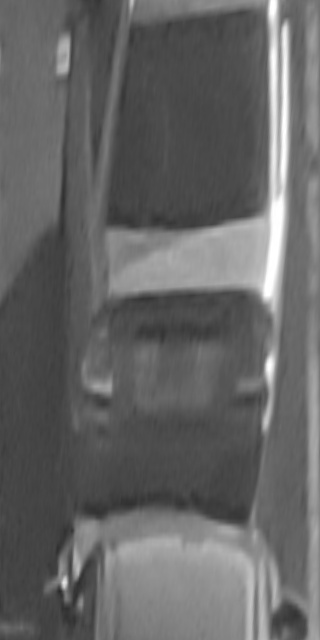
#> input picture Processed Images/24_17_38_56.jpg, 320 x 640 px
$ python edgedetect.py   (older library calls are emulated)
#> lines starting #> are read from the running program, lines starting #| are printed output that depends on the picture; after the words box and inside, x2 and y2 are one past the last pixel; in counts of white or black regions, pixels touching at a corner belong together
import cv2

# Read the original image
img = cv2.imread('./Processed Images/24_17_38_56.jpg')
#> img is the input picture: shape (640, 320, 3); min 41, max 255, mean 101
# Display original image
cv2.imshow('Original', img)
cv2.waitKey(0)

# Blur the image for better edge detection
img = cv2.GaussianBlur(img, (3, 3), 0)

# Sobel Edge Detection
sobelx = cv2.Sobel(src=img, ddepth=cv2.CV_64F, dx=1, dy=0, ksize=5)  # Sobel Edge Detection on the X axis
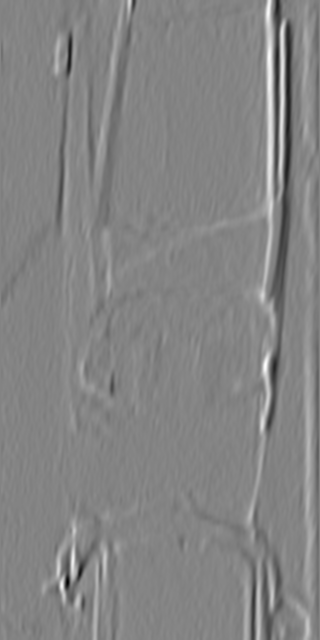
#> sobelx: shape (640, 320, 3) float64; min -4281, max 3996, mean 17.6; drawn with min black and max white
sobely = cv2.Sobel(src=img, ddepth=cv2.CV_64F, dx=0, dy=1, ksize=5)  # Sobel Edge Detection on the Y axis
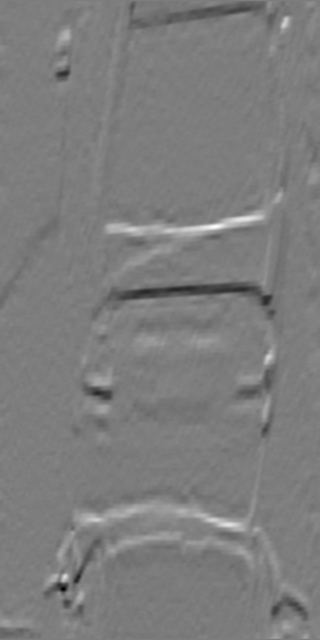
#> sobely: shape (640, 320, 3) float64; min -2348, max 2416, mean -1.5; drawn with min black and max white
sobelxy = cv2.Sobel(src=img, ddepth=cv2.CV_64F, dx=1, dy=1, ksize=5)  # Combined X and Y Sobel Edge Detection
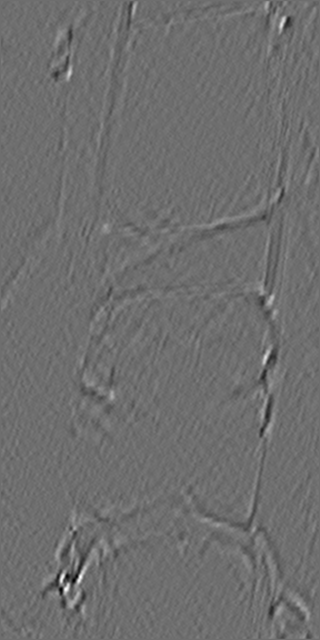
#> sobelxy: shape (640, 320, 3) float64; min -217, max 283, mean 0; drawn with min black and max white
# [9 lines of commented-out code are left out]
edges = cv2.Canny(image=img, threshold1=10, threshold2=150)  # Canny Edge Detection
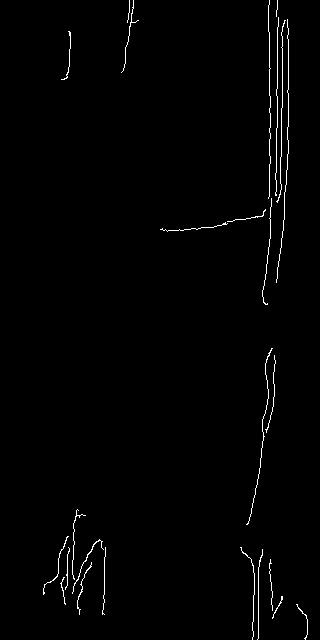
#> edges: shape (640, 320); 1.1% white in thin lines or dots, all inside (x1, y1, x2, y2) = (43, 0, 308, 640)
# Display Canny Edge Detection Image
cv2.imshow('Canny Edge Detection', edges)
cv2.waitKey(0)

cv2.destroyAllWindows()

$ run again, with Processed Images/0_17_38_56.jpg copied over Processed Images/24_17_38_56.jpg
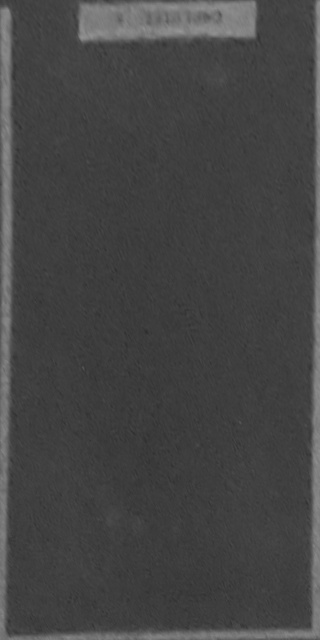
#> input picture Processed Images/0_17_38_56.jpg, 320 x 640 px
#> img is the input picture: shape (640, 320, 3); min 45, max 151, mean 68.7
#> `sobelxy = cv2.Sobel(src=img, ddepth=cv2.CV_64F, dx=1, dy=1, ksize=5)`:
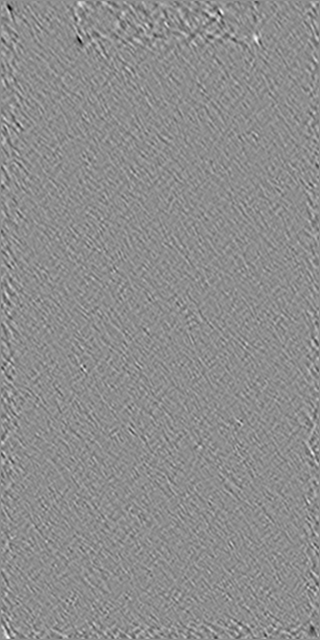
#> sobelxy: shape (640, 320, 3) float64; min -231, max 183, mean 0; drawn with min black and max white
#> `edges = cv2.Canny(image=img, threshold1=10, threshold2=150)`:
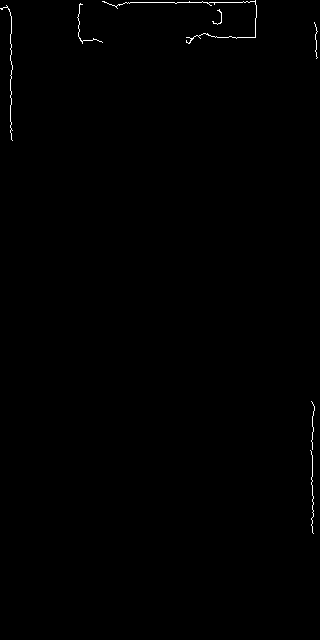
#> edges: shape (640, 320); 0.34% white in thin lines or dots, all inside (x1, y1, x2, y2) = (0, 0, 318, 534)

$ run again, with Processed Images/10_17_38_56.jpg copied over Processed Images/24_17_38_56.jpg
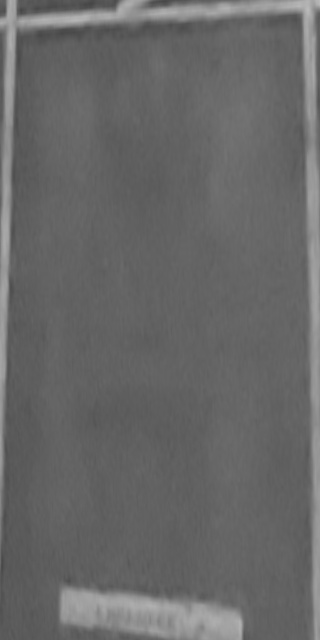
#> input picture Processed Images/10_17_38_56.jpg, 320 x 640 px
#> img is the input picture: shape (640, 320, 3); min 70, max 186, mean 103.7
#> `sobelxy = cv2.Sobel(src=img, ddepth=cv2.CV_64F, dx=1, dy=1, ksize=5)`:
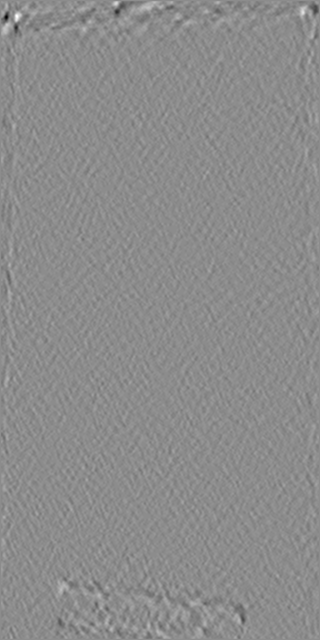
#> sobelxy: shape (640, 320, 3) float64; min -225, max 184, mean 0; drawn with min black and max white
#> `edges = cv2.Canny(image=img, threshold1=10, threshold2=150)`:
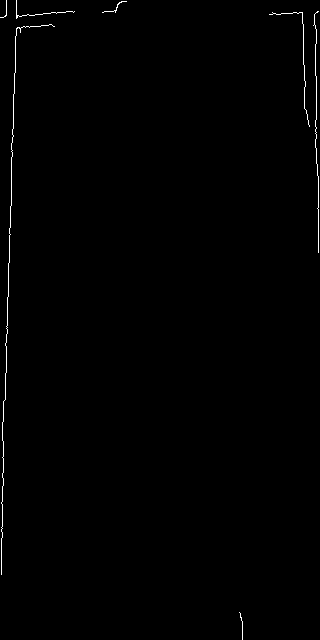
#> edges: shape (640, 320); 0.56% white in thin lines or dots

$ run again, with Processed Images/11_17_38_56.jpg copied over Processed Images/24_17_38_56.jpg
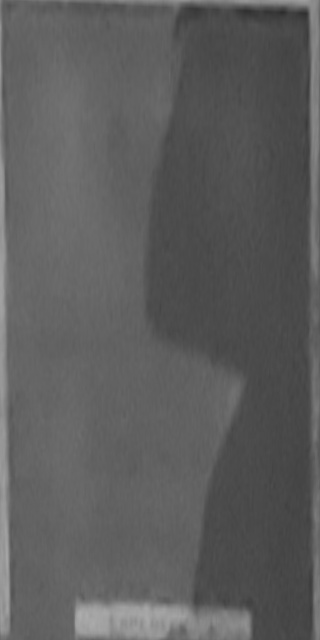
#> input picture Processed Images/11_17_38_56.jpg, 320 x 640 px
#> img is the input picture: shape (640, 320, 3); min 45, max 174, mean 93
#> `sobely = cv2.Sobel(src=img, ddepth=cv2.CV_64F, dx=0, dy=1, ksize=5)`:
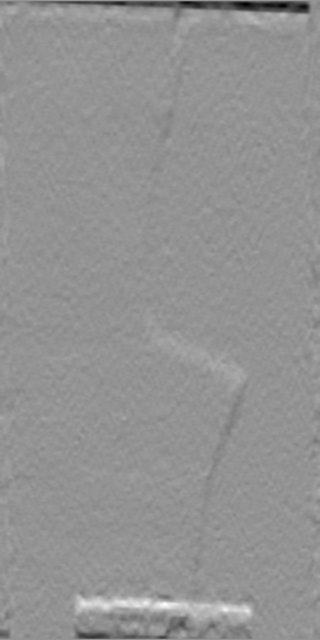
#> sobely: shape (640, 320, 3) float64; min -1644, max 1202, mean -3.6; drawn with min black and max white
#> `edges = cv2.Canny(image=img, threshold1=10, threshold2=150)`:
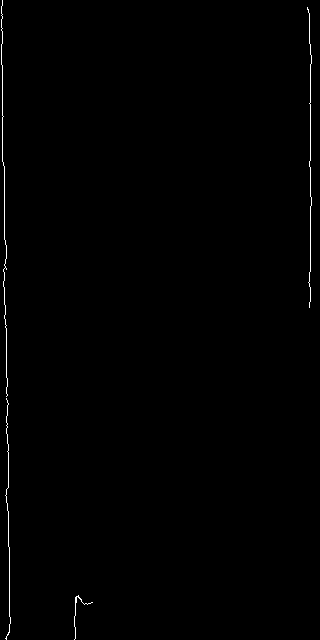
#> edges: shape (640, 320); 0.5% white in thin lines or dots
